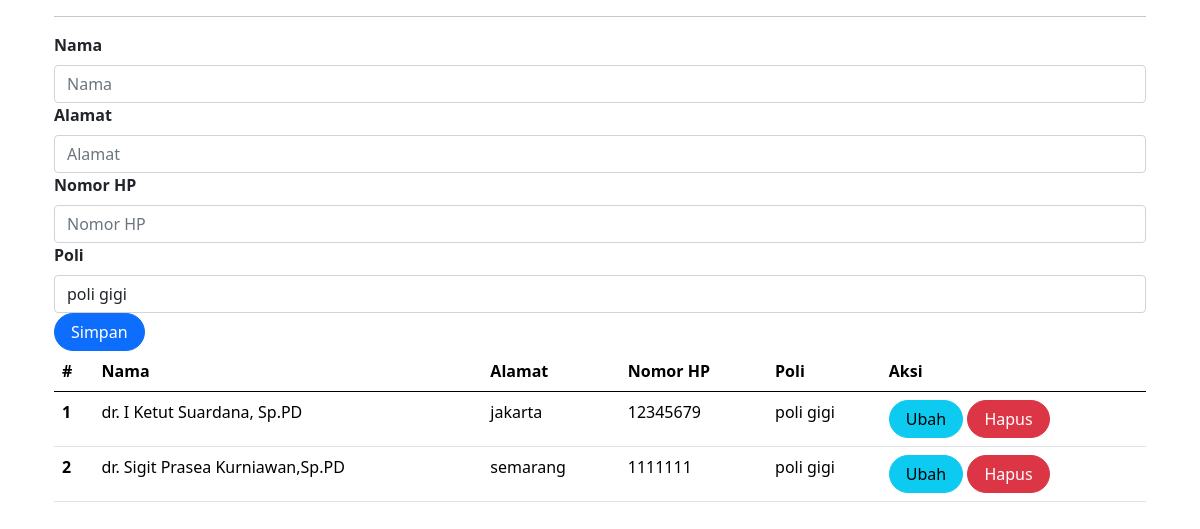
Page /admin/dokter.php (signed in) on the committed database.
### tables this page shows
CREATE TABLE `dokter` (
  `id` int(11) UNSIGNED NOT NULL,
  `nama` varchar(255) DEFAULT NULL,
  `alamat` varchar(255) DEFAULT NULL,
  `no_hp` varchar(50) DEFAULT NULL,
  `id_poli` int(11) UNSIGNED NOT NULL
);

CREATE TABLE `poli` (
  `id` int(11) UNSIGNED NOT NULL,
  `nama_poli` varchar(25) NOT NULL,
  `keterangan` text NOT NULL
);

### admin/dokter.php (the view, shortened to what this page needs)
<?php
include_once("koneksi.php");
?>
<!DOCTYPE html>
<html lang="en">
<head>
    <link rel="stylesheet" href="assets/css/bootstrap.css">
    <link href="https://cdn.jsdelivr.net/npm/bootstrap@5.0.2/dist/css/bootstrap.min.css"
        rel="stylesheet"
>
</head>
<body>
    <div class="container">
        <hr>
        <form class="row" method="POST" action="" name="myForm" onsubmit="return validate();">
            <?php
            $nama = '';
            $alamat = '';
            $no_hp = '';
            $id_poli = '';
                ?>
            <div class="form-group">
                <label for="inputNama" class="form-label fw-bold">Nama</label>
                <input type="text" class="form-control" name="nama" id="inputNama" placeholder="Nama" value="<?php echo $nama; ?>">
            </div>
            <div class="form-group">
                <label for="inputAlamat" class="form-label fw-bold">Alamat</label>
                <input type="text" class="form-control" name="alamat" id="inputAlamat" placeholder="Alamat" value="<?php echo $alamat; ?>">
            </div>
            <div class="form-group">
                <label for="inputNoHP" class="form-label fw-bold">Nomor HP</label>
                <input type="text" class="form-control" name="no_hp" id="inputNoHP" placeholder="Nomor HP" value="<?php echo $no_hp; ?>">
            </div>
            <div class="form-group">
                <label for="inputPoli" class="form-label fw-bold">Poli</label>
                <select class="form-control" name="id_poli" id="inputPoli">
                    <?php
                    $resultPoli = mysqli_query($mysqli, "SELECT * FROM poli");
                    if ($resultPoli) {
                        while ($dataPoli = mysqli_fetch_array($resultPoli)) {
                            $selectedPoli = ($dataPoli['id'] == $id_poli) ? 'selected="selected"' : '';
                    ?>
                            <option value="<?php echo $dataPoli['id'] ?>" <?php echo $selectedPoli ?>><?php echo $dataPoli['nama_poli'] ?></option>
                    <?php
                        }
                    } else {
                        echo "Error: " . mysqli_error($mysqli);
                    }
                    ?>
                </select>
            </div>
            <div class="form-group">
                <button type="submit" class="btn btn-primary rounded-pill px-3" name="simpan">Simpan</button>
            </div>
        </form>
        <table class="table table-hover">
            <thead>
                <tr>
                    <th scope="col">#</th>
                    <th scope="col">Nama</th>
                    <th scope="col">Alamat</th>
                    <th scope="col">Nomor HP</th>
                    <th scope="col">Poli</th>
                    <th scope="col">Aksi</th>
                </tr>
            </thead>
            <tbody>
                <?php
                $result = mysqli_query($mysqli, "SELECT dokter.*, poli.nama_poli FROM dokter
                                                LEFT JOIN poli ON dokter.id_poli = poli.id");
                if ($result) {
                    $no = 1;
                    while ($data = mysqli_fetch_array($result)) {
                    ?>
                        <tr>
                            <th scope="row"><?php echo $no++ ?></th>
                            <td><?php echo $data['nama'] ?></td>
                            <td><?php echo $data['alamat'] ?></td>
                            <td><?php echo $data['no_hp'] ?></td>
                            <td><?php echo $data['nama_poli'] ?></td>
                            <td>
                                <a class="btn btn-info rounded-pill px-3" href="dokter.php?id=<?php echo $data['id'] ?>">Ubah</a>
                                <a class="btn btn-danger rounded-pill px-3" href="dokter.php?id=<?php echo $data['id'] ?>&aksi=hapus">Hapus</a>
                            </td>
                        </tr>
                    <?php
                    }
                } else {
                    echo "Error: " . mysqli_error($mysqli);
                }
                ?>
            </tbody>
        </table>
    </div>
</body>
</html>

### rows in the picture
dokter: nama "dr. I Ketut Suardana, Sp.PD", alamat "jakarta", no_hp "12345679", id_poli.nama_poli "poli gigi"
dokter: nama "dr. Sigit Prasea Kurniawan,Sp.PD", alamat "semarang", no_hp "1111111", id_poli.nama_poli "poli gigi"

### other values in the picture
form field id_poli "poli gigi"
